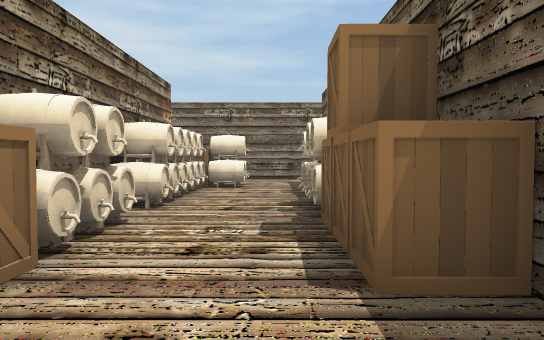
[1] (above)

24 first-person views from a walk through a 3-D level made in the Unity game engine. The camera is 1.5 m above the floor, tilts 2° down and sees 70° across. Doors are open. The floor is counted in squares, 2 m on a side. Each view is taken from the middle of a square. On the plan, view 1 faces up. The plan holds only what a view shows up to about 12 squares ahead; the rest is blank. The place goes on beyond the plan. Some animated figures are left out. Some surface patterns are stand-ins.

[2]
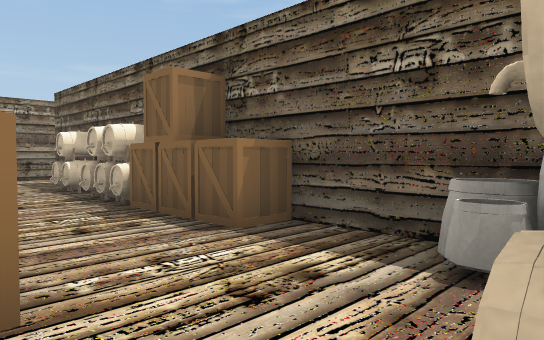

[3]
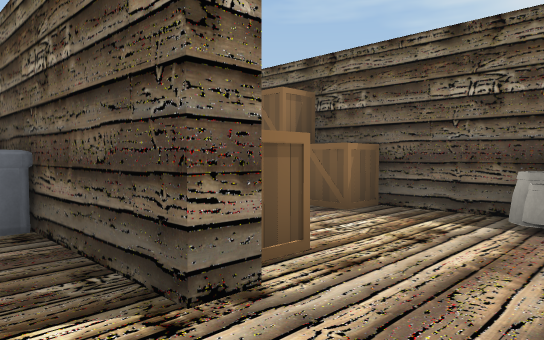

[4]
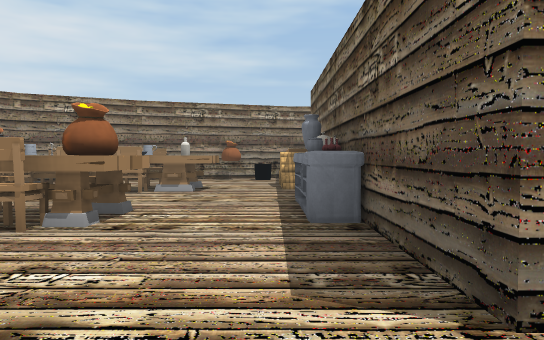

[5]
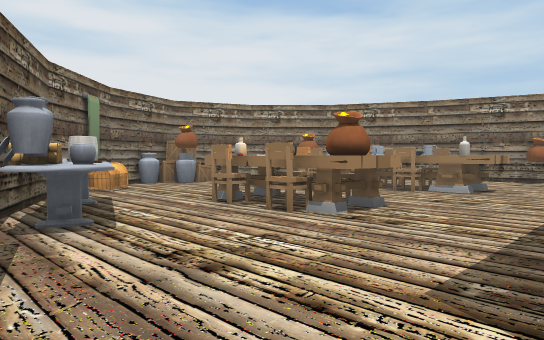

[6]
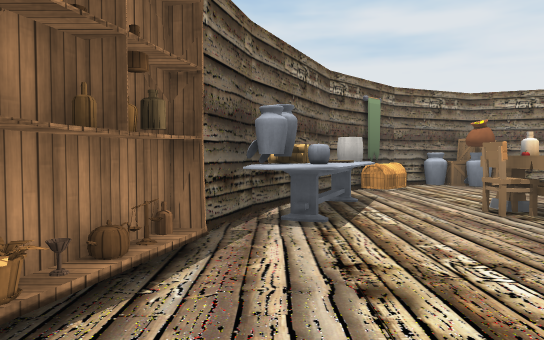

[7]
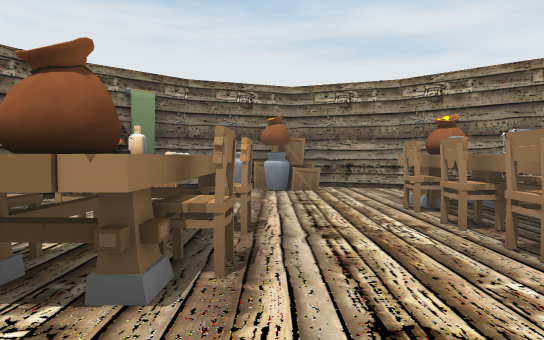

[8]
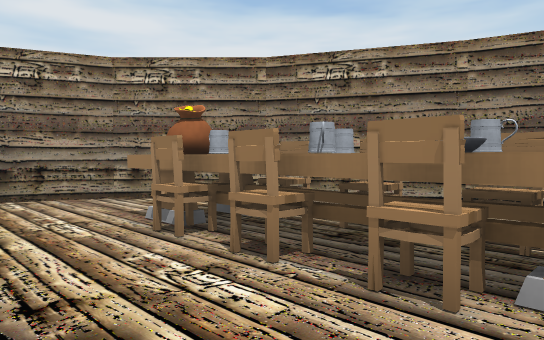

[9]
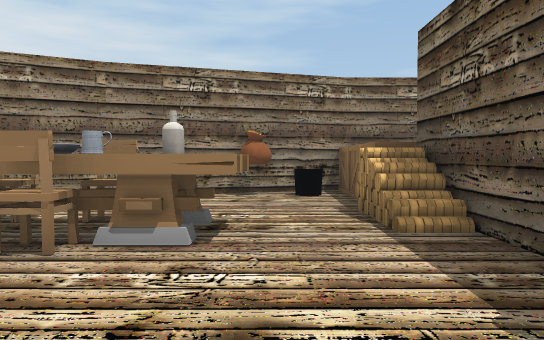

[10]
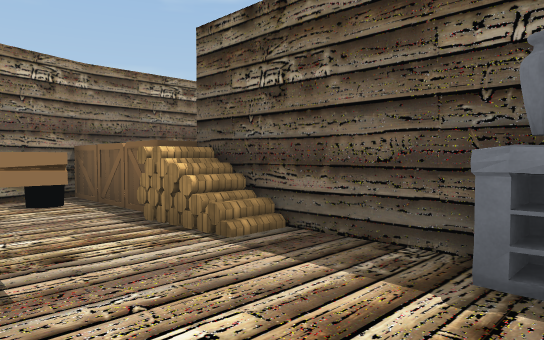

[11]
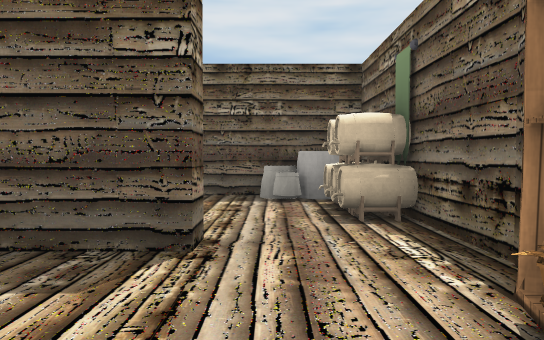

[12]
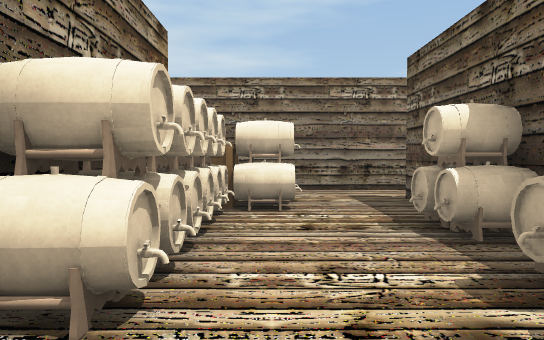

[13]
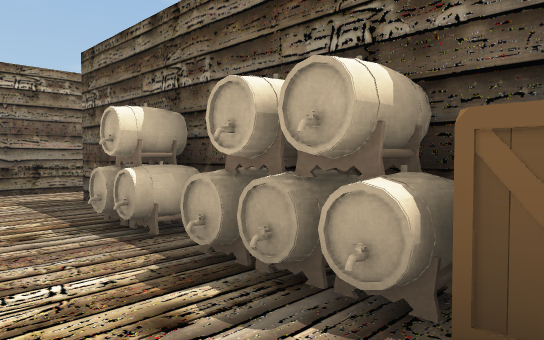

[14]
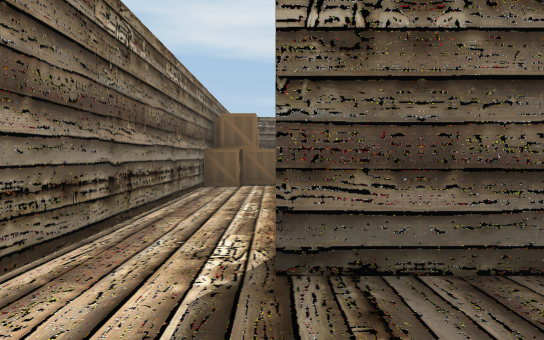

[15]
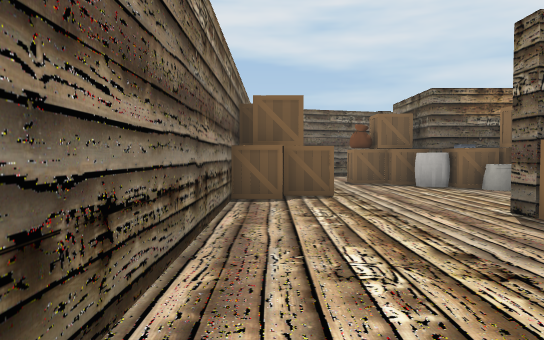

[16]
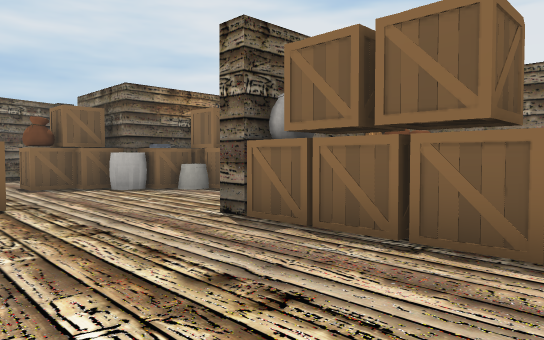

[17]
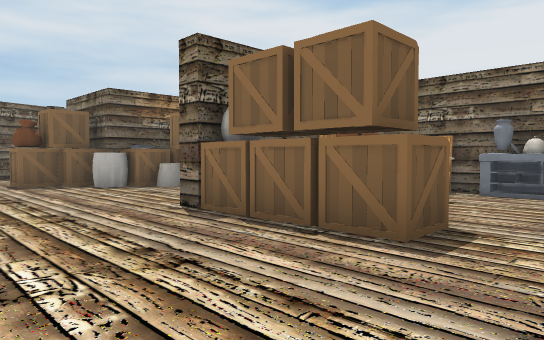

[18]
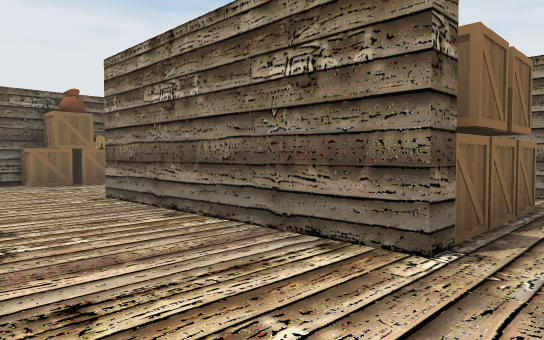

[19]
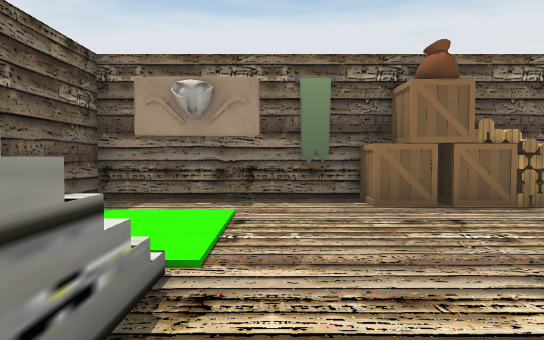

[20]
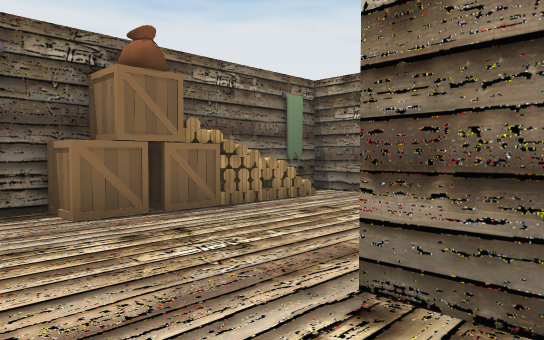

[21]
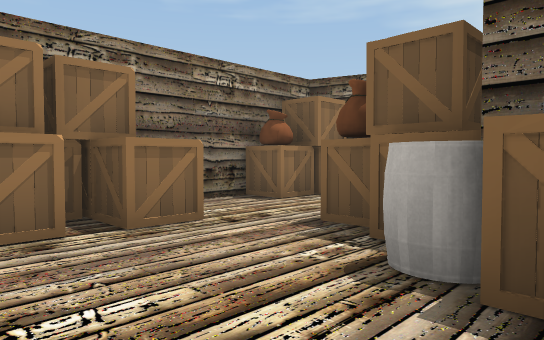

[22]
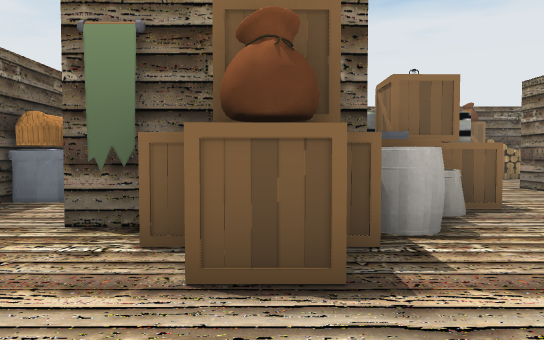

[23]
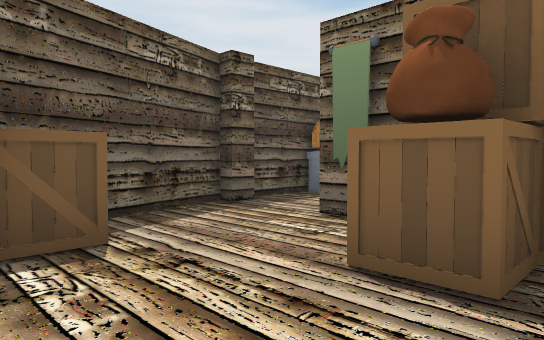

[24]
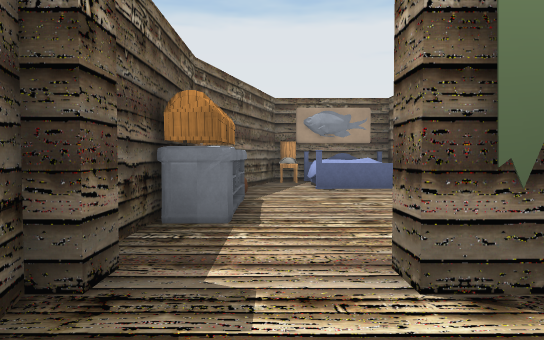

### Floor plan
Points are (right, up) in squares from view 1. A wall is a line through its corners. A room is listed if a view was taken in it or the views show most of it. See-through windows are left out.
Room 1 (views 1, 2, 5, 6, 12, 13, 14, 15, 17)
walls: (-2.5, 7.4) (-2.5, 5.4); (1.4, 4.8) (1.4, 11); (-2.5, 0.6) (-3, 0.6); (-3.4, 12.7) (-6.8, 11.6); (2.4, 12.7) (-1.8, 12.7); (-3.4, -1.7) (1.4, -1.7) (1.4, 2.1)
ways out: opening at (-6, 10) to room 2; opening at (-4, 10) to room 2; opening at (-3, -0.5) to room 2; opening at (2, 11.5) to room 3
objects: other object (-5, 11) to (-5, 12); box (-4, 11) to (-3, 11); other object (-4, 12); other object (-3, 4) to (-3, 5); box (-3, 10); box (-3, 12); box (-2, 1); box (-2, 2); tap (-2, 3); tap (-2, 4); tap (-2, 6); tap (-2, 7); tap (-2, 8); tap (-2, 9); box (-2, 10); tap (-1, -1); tap (-1, 10); tap (0, -1); other object (1, -1); bag (1, 0); box (1, 2); box (1, 3); box (1, 4); tap (1, 5); tap (1, 6); tap (1, 8)
Room 2 (views 3, 4, 7, 8, 9, 10, 11)
walls: (-7.4, -0.5) (-6.1, -0.9); (-9.4, 7.2) (-10.9, 7.2); (-13.7, 5.1) (-12.9, 3.1) (-11, 1.2) (-8.3, -0.2); (-3, 0.6) (-3, 3.5); (-3, 5.5) (-3, 9.5); (-5.3, 8.5) (-5.3, 7.2) (-6.5, 7.2); (-8.1, 11.3) (-11, 9.8) (-12.9, 7.9) (-13.8, 5.7); (-6.8, 11.6) (-8.2, 11.2)
ways out: opening at (-6, 10) to room 1; opening at (-4, 10) to room 1; opening at (-3, -0.5) to room 1
objects: pot (-13, 4); pot (-13, 5); box (-13, 6); chest (-12, 2) to (-11, 3); box (-12, 5); other object (-10, 0) to (-7, 2); other object (-10, 8); chair (-10, 9) to (-9, 9); other object (-9, 3) to (-9, 4); chair (-9, 6); other object (-9, 7); other object (-9, 8); chair (-8, 3); flask (-8, 4); chair (-8, 5); chair (-8, 6); other object (-8, 7); other object (-8, 8); chair (-8, 9); chair (-7, 3); chair (-7, 4); chair (-7, 6); bowl (-7, 7); other object (-7, 8); chair (-7, 9); other object (-6, 3); other object (-6, 4); other object (-6, 8); shelf (-5, -1); other object (-4, 9)
Room 3 (views 16, 18, 19, 20, 21, 22, 23, 24)
walls: (12, 5.1) (12, 5.6); (7.1, 4.7) (7.1, 2.7); (6.6, 8.8) (7.2, 8.8) (7.2, 6.6); (14.4, 7.9) (15.2, 7.9) (15.2, 7.4); (3.8, 3.3) (5.3, 3.3); (8.8, 12.7) (2.4, 12.7); (17, 7.4) (17, 8); (17.3, 5.5) (17.3, 7.1); (17.4, 7.9) (16.7, 10.1); (14, 12.7) (13, 12.7); (12.4, -1.7) (15.9, -1.7) (16.7, 0.8); (1.9, -0.4) (1.9, -1.7) (12, -1.7) (12, 0.8)
ways out: opening at (2, 11.5) to room 1; open door at (17, 6.5)
objects: other object (3, 4) to (4, 4); box (4, 8) to (5, 9); box (5, -1); box (5, 9); box (6, -2) to (6, -1); other object (6, 5); other object (6, 6); pot (6, 8); box (6, 9); box (7, -1); other object (7, 6); box (9, 11) to (10, 11); box (9, 12); box (10, 6); box (10, 12); other object (11, 6); bag (11, 7); box (11, 11); box (11, 12); box (12, 6); box (12, 7); other object (12, 8); bed (13, -1) to (15, 1); box (13, 8); box (13, 9) to (13, 10); box (14, 8) to (14, 9); box (14, 12) to (15, 12); chair (15, -1) to (16, -1); box (16, 11); box (16, 12); other object (17, 2); other object (17, 3) to (17, 5)

Where each view was taken, in squares from view 1:
view 1: 0 up, 0 right, facing up
view 2: 1 down, 2 left, facing up-right
view 3: 1 down, 4 left, facing up-right
view 4: 1 down, 4 left, facing up
view 5: 1 down, 3 left, facing up-left
view 6: 0 up, 3 left, facing left
view 7: 5 up, 4 left, facing left
view 8: 5 up, 6 left, facing up-left
view 9: 4 up, 5 left, facing up
view 10: 5 up, 6 left, facing up-right
view 11: 0 up, 6 left, facing right
view 12: 4 up, 1 left, facing up
view 13: 4 up, 1 left, facing up-right
view 14: 11 up, 1 left, facing right
view 15: 12 up, 2 right, facing right
view 16: 12 up, 3 right, facing down-right
view 17: 12 up, 2 right, facing down-right
view 18: 10 up, 10 right, facing down-left
view 19: 5 up, 9 right, facing down
view 20: 4 up, 9 right, facing down-left
view 21: 7 up, 9 right, facing up-right
view 22: 12 up, 13 right, facing down
view 23: 12 up, 12 right, facing down-right
view 24: 10 up, 16 right, facing down
